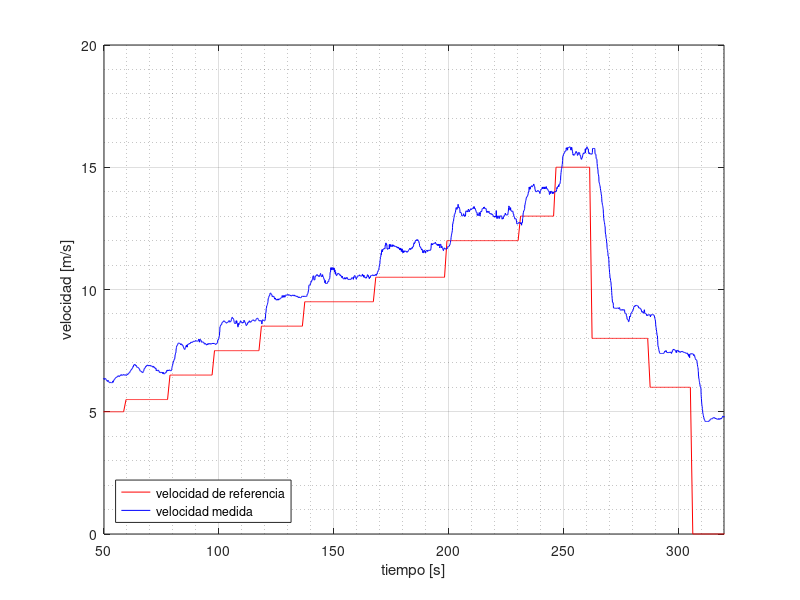

Write the MATLAB code that produced this figure.
%% CARGA DE DATOS
[ALL]=csvread('Prueba_1.csv'); %%valor de muestras
[A]=ALL(:,2); %temp
[B]=ALL(:,3); %hum1
[C]=ALL(:,4); %hum
[D]=ALL(:,5); %pres
[E]=ALL(:,6); %densidad
[F]=ALL(:,7); %lec DdP (V)  
[G]=ALL(:,8); %DdP (P)
[H]=ALL(:,9); %DdP c/filtro  
[I]=ALL(:,10); %v s/filtro
[J]=ALL(:,11); %v c/filtro
[K]=ALL(:,12); %tiempo
K=K/1000;
[L]=ALL(:,13);  %pwm f
[M]=ALL(:,14);  %control
[T]=ALL(:,15); %v ref
[O]=ALL(:,16); %error


figure(1)
%plot(K,T,'b',K,I,'r',K,J,'k');%v c/f. + v ref +v s/f.
plot(K,T,'r',K,J,'b');%v c/f  + v ref. 
xlim([50 320])
%xlim([30 120])
xlabel('tiempo [s]') 
ylabel('velocidad [m/s]') 
legend({'velocidad de referencia','velocidad medida'},'Location','southwest')

grid on
grid minor